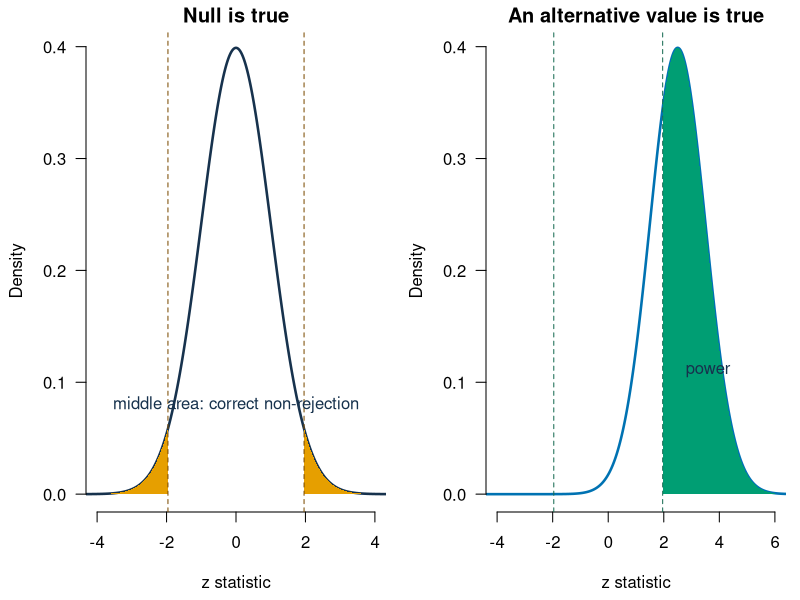

This chart was generated by the following R code:
## ---- chunk 1
knitr::opts_chunk$set(echo = TRUE, message = FALSE, warning = FALSE,
                      fig.width = 7, fig.height = 4.5)
sharks <- read.csv("data/shark_tank_teaching.csv", stringsAsFactors = FALSE)
set.seed(123)
pitch_sample <- sharks[sample(seq_len(nrow(sharks)), 100), ]

n <- nrow(pitch_sample)
phat <- mean(pitch_sample$deal_on_show)
p0 <- 0.50
deal_gap <- phat - p0
## ---- chunk 2
null_se <- sqrt(p0 * (1 - p0) / n)
z_value <- deal_gap / null_se
two_sided_p <- 2 * pnorm(-abs(z_value))

c(
  sample_proportion = phat,
  estimated_gap = deal_gap,
  null_standard_error = null_se,
  z_statistic = z_value,
  two_sided_p_value = two_sided_p
)
## ---- chunk 3
estimated_se <- sqrt(phat * (1 - phat) / n)
proportion_ci <- phat + c(-1, 1) * 1.96 * estimated_se
gap_ci <- proportion_ci - p0

c(proportion_lower = proportion_ci[1],
  proportion_upper = proportion_ci[2])
c(gap_lower = gap_ci[1], gap_upper = gap_ci[2])
## ---- chunk 4
z_grid <- seq(-4.5, 6.5, length.out = 1600)
critical <- qnorm(0.975)
null_density <- dnorm(z_grid, mean = 0)
alternative_density <- dnorm(z_grid, mean = 2.5)

old_par <- par(no.readonly = TRUE)
par(mfrow = c(1, 2), mar = c(4.4, 4.3, 1.5, 0.7), las = 1)

plot(z_grid, null_density, type = "l", lwd = 2.5, col = "#17324D",
     bty = "n", xlim = c(-4, 4), xlab = "z statistic",
     ylab = "Density", main = "Null is true")
left <- z_grid <= -critical
right <- z_grid >= critical & z_grid <= 4
polygon(c(-4, z_grid[left], -critical),
        c(0, null_density[left], 0), col = "#E69F00", border = NA)
polygon(c(critical, z_grid[right], 4),
        c(0, null_density[right], 0), col = "#E69F00", border = NA)
abline(v = c(-critical, critical), lty = 2, col = "#7A4A00")
text(0, 0.08, "middle area: correct non-rejection", col = "#17324D")

plot(z_grid, alternative_density, type = "l", lwd = 2.5, col = "#0072B2",
     bty = "n", xlim = c(-4, 6), xlab = "z statistic",
     ylab = "Density", main = "An alternative value is true")
left_alt <- z_grid <= -critical
right_alt <- z_grid >= critical & z_grid <= 6
polygon(c(-4, z_grid[left_alt], -critical),
        c(0, alternative_density[left_alt], 0),
        col = "#009E73", border = NA)
polygon(c(critical, z_grid[right_alt], 6),
        c(0, alternative_density[right_alt], 0),
        col = "#009E73", border = NA)
abline(v = c(-critical, critical), lty = 2, col = "#176B52")
text(3.6, 0.11, "power", col = "#17324D")
par(old_par)
## ---- chunk 5
preview_model <- lm(equity_offered_pct ~ season, data = sharks)
summary(preview_model)$coefficients
confint(preview_model)
